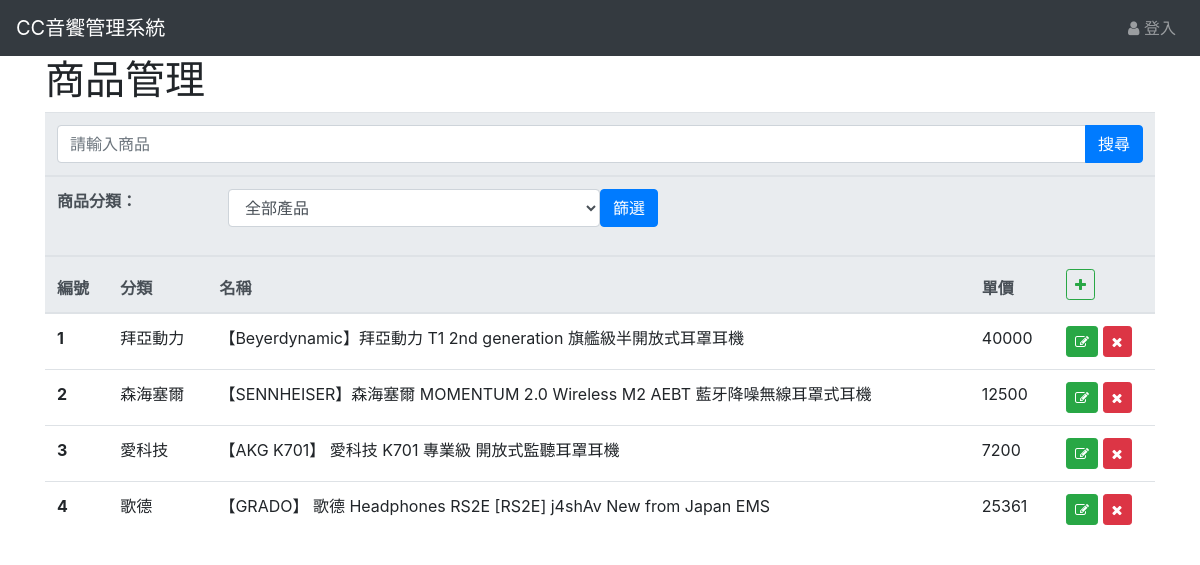
Screenshot of /admin/commodity_admin.php with the database file from the repository.
### tables this page shows
CREATE TABLE `tbl_product` (
  `prd_id` int(11) UNSIGNED NOT NULL AUTO_INCREMENT,
  `ca_id` int(11) UNSIGNED NOT NULL,
  `prd_name` varchar(100) DEFAULT NULL,
  `prd_price` int(11) UNSIGNED DEFAULT NULL,
  `prd_images` varchar(250) DEFAULT NULL,
  `prd_description` text DEFAULT NULL,
  PRIMARY KEY (`prd_id`),
  constraint `fk_product_category_ca_id` foreign key (ca_id) references tbl_category (ca_id) ON UPDATE CASCADE
);

CREATE TABLE `tbl_category` (
  `ca_id` int(11) UNSIGNED NOT NULL AUTO_INCREMENT,
  `ca_name` varchar(100) DEFAULT NULL,
  PRIMARY KEY (`ca_id`)
);

### admin/commodity_admin.php (the view, shortened to what this page needs)
<!DOCTYPE html>
<?php
require_once "../sql/onnDB.php";
$sqlStatement = <<<categorysql
 select ca_name
 from tbl_category;
categorysql;
$catResult = mysqli_query($link, $sqlStatement);
?>
<!DOCTYPE html>
<html>
<head>
  <link rel="stylesheet" href="\PID_Assignment\css\bootstrap.min.css">
  <link rel="stylesheet" href="\PID_Assignment\css\store_index.css">
  <link rel="stylesheet" href="https://cdnjs.cloudflare.com/ajax/libs/font-awesome/4.7.0/css/font-awesome.min.css">
</head>
<body>
  <nav class="navbar navbar-expand-sm bg-dark navbar-dark sticky-top">
    <a class="navbar-brand" href="/PID_Assignment/index.php">CC音饗管理系統</a>
    <ul class="navbar-nav ml-auto">
        <?php if(isset($_SESSION["uId"])){?>
          <a class="nav-link" href="/PID_Assignment/index.php?signout=1"><span class="fa fa-sign-out"></span> 登出</a>
        <?php }else{ ?>
          <a class="nav-link" href="/PID_Assignment/member/login.php"><span class="fa fa-user"></span> 登入</a>
        <?php } ?>
    </ul>
  </nav>
  <div class="container">
    <h1>商品管理</h1>
    <table class="table table-hover">
  <thead class="thead-light">
    <tr>
        <th colspan="5">
            <form action="" method="post">
              <div class="input-group ">
                <input id="inputProductName" name="inputProductName" type="text" class="form-control"
                  placeholder="請輸入商品" value="<?php if(isset($_POST["inputProductName"])){echo"{$_POST["inputProductName"]}";} ?>">
                <div class="input-group-append">
                  <button class="btn btn-primary" type="submit" name="btnSearch" id="btnSearch"
                   value="btnSearch">搜尋</button>
                </div>
            </form>
          </th>
    </tr>
    <tr>
          <th colspan="5">
            <form method="post" action="">
              <div class="form-group row">
                <label class="col-2" for="Categories">商品分類：</label>
                <select id="Categories" name="Categories" class="col-4 form-control">
                  <?php while ($row = mysqli_fetch_assoc($catResult)) { ?>
                  <option value="<?=$row["ca_name"]?>"
                    <?php if ($row["ca_name"] == $_POST["Categories"]) {echo "selected";}?>> <?=$row["ca_name"]?>
                  </option>
                  <?php }?>
                </select>
                <button name="btnCatFilter" id="btnCatFilter" type="submit" class="btn btn-primary"
                  value="btnCatFilter">篩選</button>
              </div>
            </form>
          </th>
        </tr>
    <tr>
      <th scope="col">編號</th>
      <th scope="col">分類</th>
      <th scope="col">名稱</th>
      <th scope="col">單價</th>
      <th>
        <a href ="./member_adding.php" class="btn btn btn-outline-success btn-sm"><i class="fa fa-plus "></i></a>
      </th>
    </tr>
    </thead>
    <tbody>
    <?php
    if (!isset($_POST["inputProductName"]) && ($_POST["Categories"] != "全部產品") && (isset($_POST["Categories"])) ) {
    $sqlStatement = <<<categoryProductSql
    select prd_name, prd_price, prd_description, ca_name, prd_id
    from tbl_category
    inner join tbl_product
    on tbl_category.ca_id = tbl_product.ca_id
    where ca_name = '{$_POST["Categories"]}';
    categoryProductSql;
    $catProductResult = mysqli_query($link, $sqlStatement);
    if(mysqli_num_rows($catProductResult) > 0){
      while ($row = mysqli_fetch_assoc($catProductResult)) { ?>
        <tr>
             <th scope="row"><?=$row["prd_id"] ?></th>
             <td><?=$row["ca_name"]?></td>
             <td><?=$row["prd_name"]?></td>
             <td><?=$row["prd_price"]?></td>
             <td>
               <a href ="./order_details.php?id=<?= $row["ord_id"]?>" class="btn btn btn-success btn-sm"><i class="fa fa-pencil-square-o "></i></a>
               <a href ="./delete_order.php?id=<?= $row["ord_id"]?>" class="btn btn btn-danger btn-sm"><i class="fa fa-times "></i></a>
             </td>
        </tr>
    <?php }?>
      <?php }else{ ?>
        <tr>
          <th colspan="5">
            <h5 style="text-align:center;"> 該分類目前沒有任何商品。</h5>
          </th>
        </tr>
      <?php }  ?>
    <?php } else if(!isset($_POST["inputProductName"])) {
    $sqlStatement = <<<mulity
    select prd_name, prd_price, prd_description, ca_name, prd_id
    from tbl_category
    inner join tbl_product
    on tbl_category.ca_id = tbl_product.ca_id
    mulity;
    $result = mysqli_query($link, $sqlStatement);
      if(mysqli_num_rows($result) > 0){
        while ($row = mysqli_fetch_assoc($result)) { ?>
          <tr>
             <th scope="row"><?=$row["prd_id"] ?></th>
             <td><?=$row["ca_name"]?></td>
             <td><?=$row["prd_name"]?></td>
             <td><?=$row["prd_price"]?></td>
             <td>
               <a href ="./order_details.php?id=<?= $row["ord_id"]?>" class="btn btn btn-success btn-sm"><i class="fa fa-pencil-square-o "></i></a>
               <a href ="./delete_order.php?id=<?= $row["ord_id"]?>" class="btn btn btn-danger btn-sm"><i class="fa fa-times "></i></a>
             </td>
        </tr>
    <?php }?>
      <?php }  ?>
    <?php } ?>
  </tbody>
 </table>
</div>
</body>
</html>

### rows the page displays
tbl_product: prd_id "1", ca.ca_name "拜亞動力", prd_name "【Beyerdynamic】拜亞動力 T1 2nd generation 旗艦級半開放式耳罩耳機", prd_price "40000"
tbl_product: prd_id "2", ca.ca_name "森海塞爾", prd_name "【SENNHEISER】森海塞爾 MOMENTUM 2.0 Wireless M2 AEBT 藍牙降噪無線耳罩式耳機", prd_price "12500"
tbl_product: prd_id "3", ca.ca_name "愛科技", prd_name "【AKG K701】 愛科技 K701 專業級 開放式監聽耳罩耳機", prd_price "7200"
tbl_product: prd_id "4", ca.ca_name "歌德", prd_name "【GRADO】 歌德 Headphones RS2E [RS2E] j4shAv New from Japan EMS", prd_price "25361"

### other values shown
form field Categories "全部產品"
